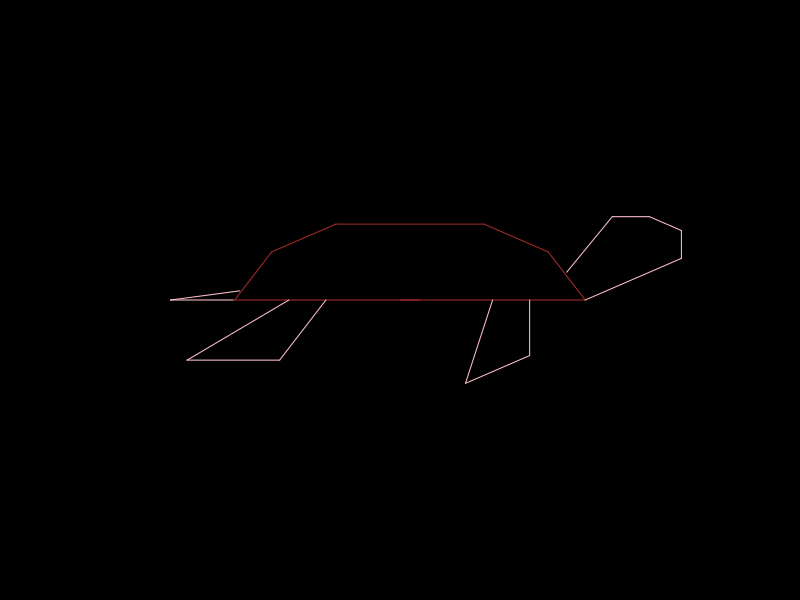

Write the R code that produced this figure.
## A "Real" Turtle
## code by Linlin Yan <linlin.yan@cos.name>
## URL: https://d.cosx.org/d/15876
turtle_x <- 0
turtle_y <- 0
turtle_direction <- 0
turtle_color <- "white"
turtle_drawing <- TRUE
turtle_init <- function(width = 100, height = 100,
    mar = rep(0, 4), bg = "black", ...) {
    par(mar = mar)
    par(bg = bg)
    plot(c(-width, width), c(-height, height), type = "n", xlab = "",
        ylab = "", axes = FALSE, ...)
    turtle_x <<- 0
    turtle_y <<- 0
    turtle_direction <<- 0
}
turtle_goto <- function(x, y) {
    if (turtle_drawing) {
        segments(turtle_x, turtle_y, x, y, col = turtle_color)
    }
    turtle_x <<- x
    turtle_y <<- y
}
turtle_pen_up <- function() {
    turtle_drawing <<- FALSE
}
turtle_pen_down <- function() {
    turtle_drawing <<- TRUE
}
turtle_forward <- function(distance) {
    x <- turtle_x + distance * cos(turtle_direction * pi/180)
    y <- turtle_y + distance * sin(turtle_direction * pi/180)
    turtle_goto(x, y)
}
turtle_turn_left <- function(degree) {
    turtle_direction <<- (turtle_direction + degree)%%360
}
turtle_turn_right <- function(degree) {
    turtle_direction <<- (turtle_direction - degree)%%360
}
turtle_set_color <- function(col) {
    turtle_color <<- col
}

draw_turtle <- function() {
    turtle_init()
    turtle_set_color("brown")
    turtle_forward(50)
    turtle_turn_left(120)
    turtle_forward(20)
    turtle_turn_left(30)
    turtle_forward(20)
    turtle_turn_left(30)
    turtle_forward(40)
    turtle_turn_left(30)
    turtle_forward(20)
    turtle_turn_left(30)
    turtle_forward(20)
    turtle_turn_left(120)
    turtle_forward(50)
    turtle_set_color("pink")
    turtle_pen_up()
    turtle_goto(-20, 0)
    turtle_pen_down()
    turtle_turn_right(120)
    turtle_forward(25)
    turtle_turn_right(60)
    turtle_forward(25)
    turtle_goto(-30, 0)
    turtle_turn_left(180)
    turtle_pen_up()
    turtle_goto(35, 0)
    turtle_pen_down()
    turtle_turn_right(90)
    turtle_forward(20)
    turtle_turn_right(60)
    turtle_forward(20)
    turtle_goto(25, 0)
    turtle_turn_left(150)
    turtle_pen_up()
    turtle_goto(50, 0)
    turtle_pen_down()
    turtle_turn_left(30)
    turtle_forward(30)
    turtle_turn_left(60)
    turtle_forward(10)
    turtle_turn_left(60)
    turtle_forward(10)
    turtle_turn_left(30)
    turtle_forward(10)
    turtle_goto(45, 10)
    turtle_pen_up()
    turtle_goto(-45, 0)
    turtle_pen_down()
    turtle_forward(17)
    turtle_turn_right(170)
    turtle_forward(19)
}
draw_turtle()
